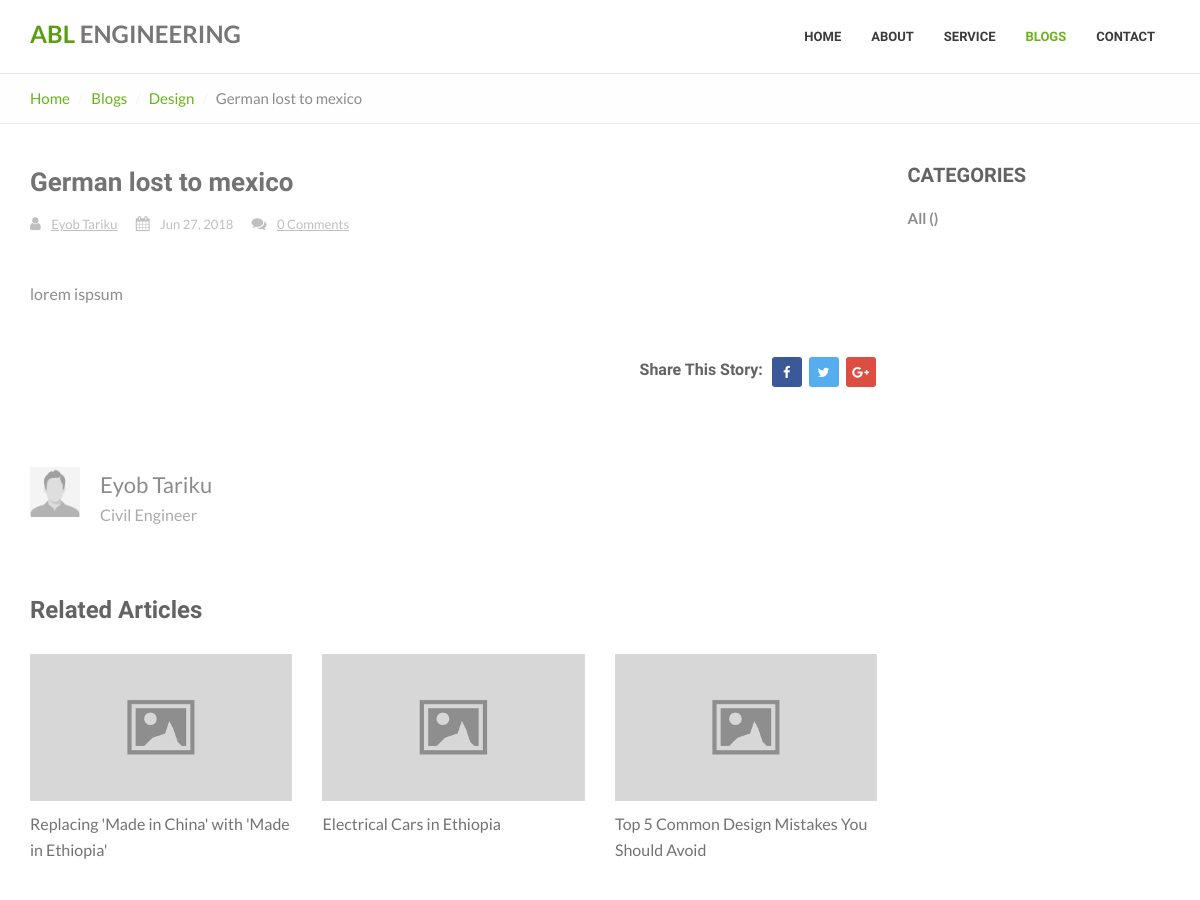
The app's page /blogs/2/german-lost-mexico (upper part), older data.
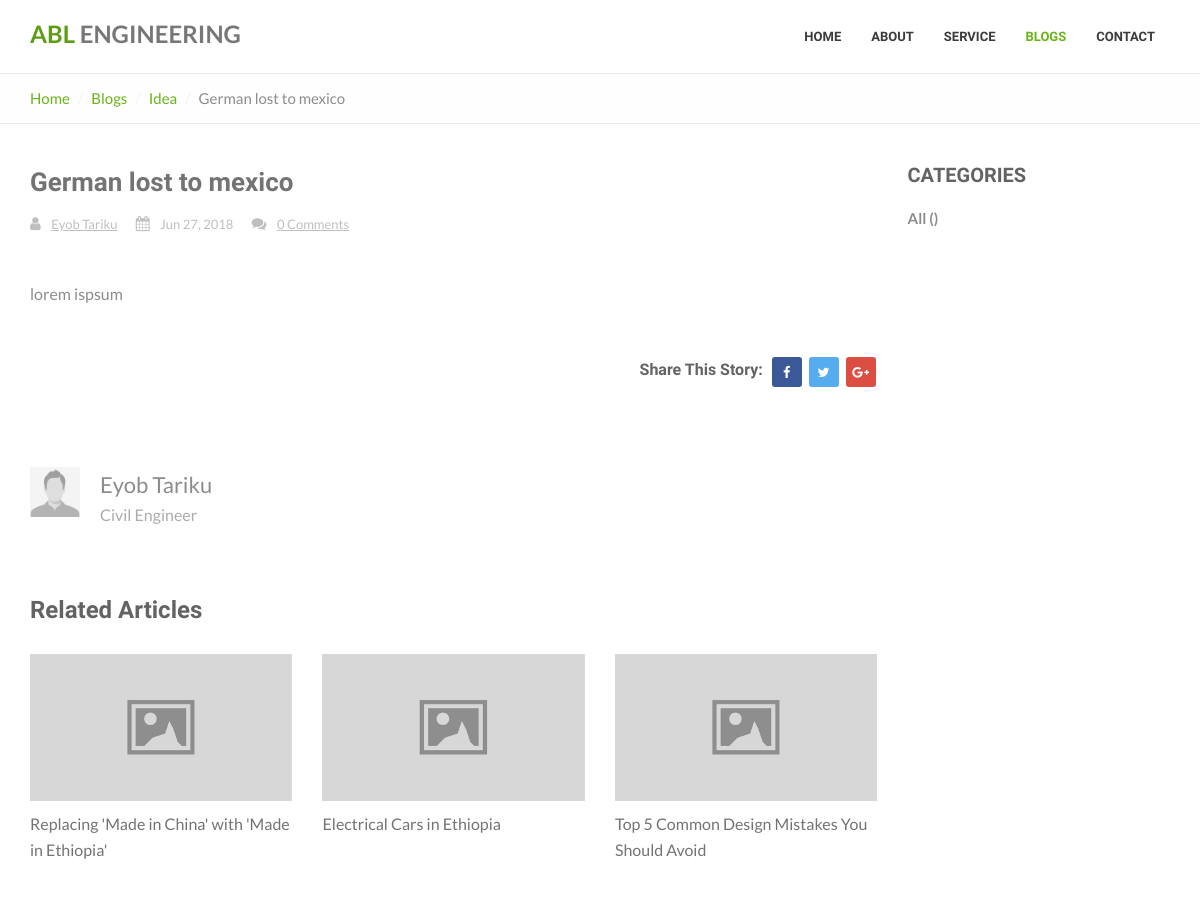
The same page, newer data.
### blogs/models.py (models this page shows, shortened)
class Base(models.Model):
    created_at = models.DateTimeField(
        'Created Date',
        null=True, blank=True,
        auto_now_add=True,
        help_text='Record first created date and time'
    )
    updated_at = models.DateTimeField(
        'Last Modified',
        null=True, blank=True,
        auto_now=True,
        help_text='Record last modified date and time'
    )
    class Meta:
        abstract = True
        get_latest_by = ['-updated_at', ]

class Post(Base):
    POST_STATUS_CHOICES = (
        ('draft', 'Draft'),
        ('published', 'Published')
    )
    author = models.ForeignKey(
        Author,
        related_name='posts',
        null=True, on_delete=models.SET_NULL
    )
    catagory = models.ForeignKey(
        Catagory,
        related_name='posts',
        on_delete=models.CASCADE,
    )
    title = models.CharField(max_length=255)
    slug = models.SlugField()
    summary = models.TextField('Short summary', blank=True)
    content = models.TextField('Post')
    picture = models.ImageField(upload_to='posts/', blank=True, null=True)
    thumbnail = models.ImageField(upload_to='posts', blank=True, null=True)
    status = models.CharField(
        max_length=10,
        choices=POST_STATUS_CHOICES,
        default='draft',
    )
    tags = models.ManyToManyField(
        Tag, blank=True,
        related_name='posts',
    )
    open_for_comment = models.BooleanField(default=True)
    read_count = models.PositiveIntegerField(default=1)
    objects = PostManager()
    class Meta:
        ordering = ['-created_at', '-updated_at', 'title', ]
        get_latest_by = ['-created_at', ]
    def update_read_count(self):
        self.read_count += 1
        self.save()
    def approved_comments(self, *args, **kwargs):
        return self.comments.filter(is_approved=True)

class Catagory(Base):
    title = models.CharField(max_length=120)
    slug = models.SlugField(unique=True)
    description = models.TextField(blank=True)
    class Meta:
        verbose_name = 'Catagory'
        verbose_name_plural = 'Catagories'
        get_latest_by = ['-created_at', '-updated_at', ]
        ordering = ['title', ]
    def get_absolute_url(self, *args, **kwargs):
        return reverse('blogs:catagory-detail', args=[self.slug, ])

class Author(Base):
    full_name = models.CharField(max_length=120)
    title = models.CharField(max_length=120)
    email = models.EmailField()
    bio = models.TextField('Short bio', blank=True)
    avatar = models.ImageField(upload_to='authors/', blank=True, null=True)
    class Meta:
        ordering = ['full_name', ]

### blogs/views.py (the view)
class PostDetail(DetailView):
    model = models.Post
    template_name = 'blogs/blog-detail.html'
    def get_context_data(self, *args, **kwargs):
        self.object.update_read_count()
        context = super().get_context_data(*args, **kwargs)
        context['page'] = 'blogs'
        return context

### blogs/templates/blogs/blog-detail.html (shortened to what the changed rows need)
{% extends 'base.html' %}
{% load static %}
{% block content %}
<div class="page-header breadcrumbs-only">
    <div class="container">
        <ol class="breadcrumb link-accent">
            <li><a href="{% url 'pages:index' %}">Home</a></li>
            <li><a href="{% url 'blogs:post-list' %}">Blogs</a></li>
            <li><a href="{{ post.catagory.get_absolute_url }}">{{ post.catagory.title }}</a></li>
            <li class="active">{{ post.title }}</li>
        </ol>
    </div>
</div>
<div class="page-content">
    <div class="container">
        <div class="row">
            <div class="col-md-9">
                <article class="entry-post entry-post-single">
                    <header class="entry-header">
                        <h1 class="entry-title">{{ post.title }}</h1>
                        <div class="meta-line">
                            <span class="post-author"><i class="fa fa-user"></i> <a href="#">{{ post.author.full_name }}</a></span>
                            <span class="post-date"><i class="fa fa-calendar"></i> {{ post.created_at|date:'M d, Y' }}</span>
                            <span class="post-comment"><i class="fa fa-comments"></i> <a href="#">{{ post.approved_comments.count }} Comment{{ post.approved_comments.count|pluralize }}</a></span>
                        </div>
                    </header>
                    <div class="content">
                        {{ post.content }}
                    </div>
                </article>
                <section class="post-author-info">
                    <div class="media">
                        <div class="media-body">
                            <a href="#" class="author-name">{{ post.author.full_name }}</a>
                            <p class="author-title">{{ post.author.title }}</p>
                        </div>
                    </div>
                </section>
            </div>
        </div>
    </div>
</div>
{% endblock content %}

Row changes from the older to the newer data that the page shows:
changed Post "German lost to mexico": catagory "Design" → "Idea"
